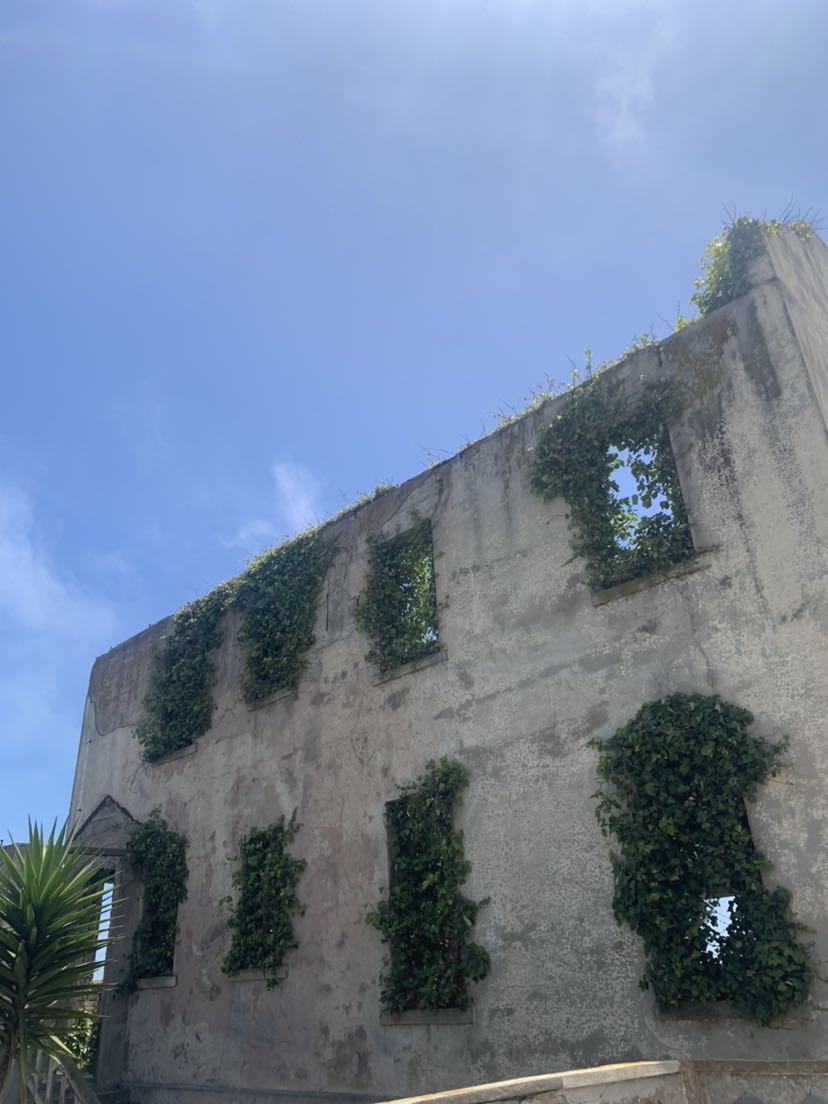
#> input picture Proj3/Benchmarks/Custom/IMG_1738.JPG, 828 x 1104 px
$ python -i gen_hybrid_image.py   (imports and definitions only)
#> lines starting #> are read from the running program, lines starting #| are printed output that depends on the picture
import matplotlib.pyplot as plt
import numpy as np
import fft
import cv2
import gaussian
import conv
from scipy import misc
import skimage

sharpen = np.array([[0, -1, 0],
                    [-1, 5, -1],
                    [0, -1, 0]])

outline = np.array([[-1, -1, -1],
                    [-1, 8, -1],
                    [-1, -1, -1]])

random = np.array([[0, 0, 0],
                   [1, 1, 0],
                   [0, 0, 0]])

emboss = np.array([[-2, -1, 0],
                   [-1, 1, 1],
                   [0, 1, 2]])

blur = np.array([[0.0625, 0.125, 0.0625],
                 [0.125, 0.25, 0.125],
                 [0.0625, 0.125, 0.0625]])
lowpass = np.array([[1/9, 1/9, 1/9],
                    [1/9, 1/9, 1/9],
                    [1/9, 1/9, 1/9]])

laplacian = np.array([[0, 1, 0],
                      [1, -4, 1],
                      [0, 1, 0]])

highpass = np.array([[-1, -1, -1, -1, -1],
                     [-1, 1, 2, 1, -1],
                     [-1, 2, 4, 2, -1],
                     [-1, 1, 2, 1, -1],
                     [-1, -1, -1, -1, -1]])
SOBEL = np.asarray([[-1, 0, 1],
                    [-2, 0, 2],
                    [-1, 0, 1]])
UNEVEN_SOBEL = np.asarray([[-2, -1, 0, 1, 2],
                           [-4, -2, 0, 2, 4],
                           [-2, -1, 0, 1, 2]])


# [48 lines left out: functions create_hybrid, print_pyramid, not called in this run]

>>> import cv2
>>> picture = cv2.imread('../Proj3/Benchmarks/Custom/IMG_1738.JPG')
#> picture is the input picture: shape (1104, 828, 3); mean B, G, R 152.1, 128.6, 112.7
>>> result = print_pyramid(picture)
#> in print_pyramid, `layer5 = cv2.pyrDown(layer4)`:
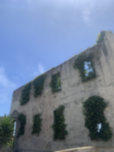
#> layer5: shape (152, 114, 3); mean B, G, R 152.6, 128.9, 112.8

$ run again, on Proj3/Benchmarks/Custom/IMG_1739.JPG
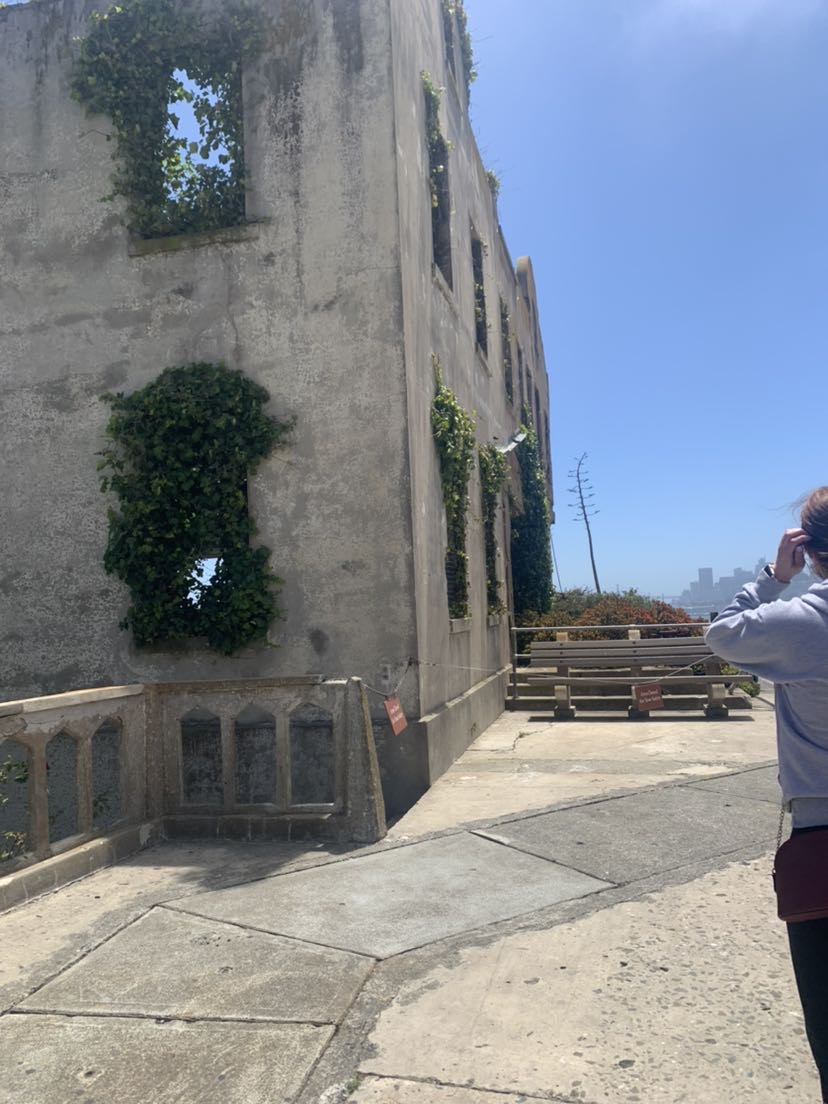
#> input picture Proj3/Benchmarks/Custom/IMG_1739.JPG, 828 x 1104 px
#> picture is the input picture: shape (1104, 828, 3); mean B, G, R 143.6, 135.7, 129.8
#> in print_pyramid, `layer4 = cv2.pyrDown(layer3)`:
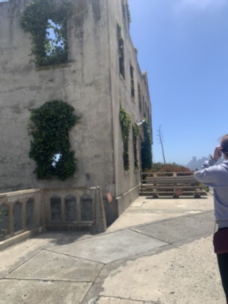
#> layer4: shape (304, 228, 3); mean B, G, R 143.6, 135.6, 129.8
#> in print_pyramid, `layer5 = cv2.pyrDown(layer4)`:
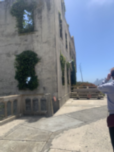
#> layer5: shape (152, 114, 3); mean B, G, R 143.6, 135.6, 129.8

$ run again, on Proj3/Benchmarks/Custom/IMG_1787.JPG
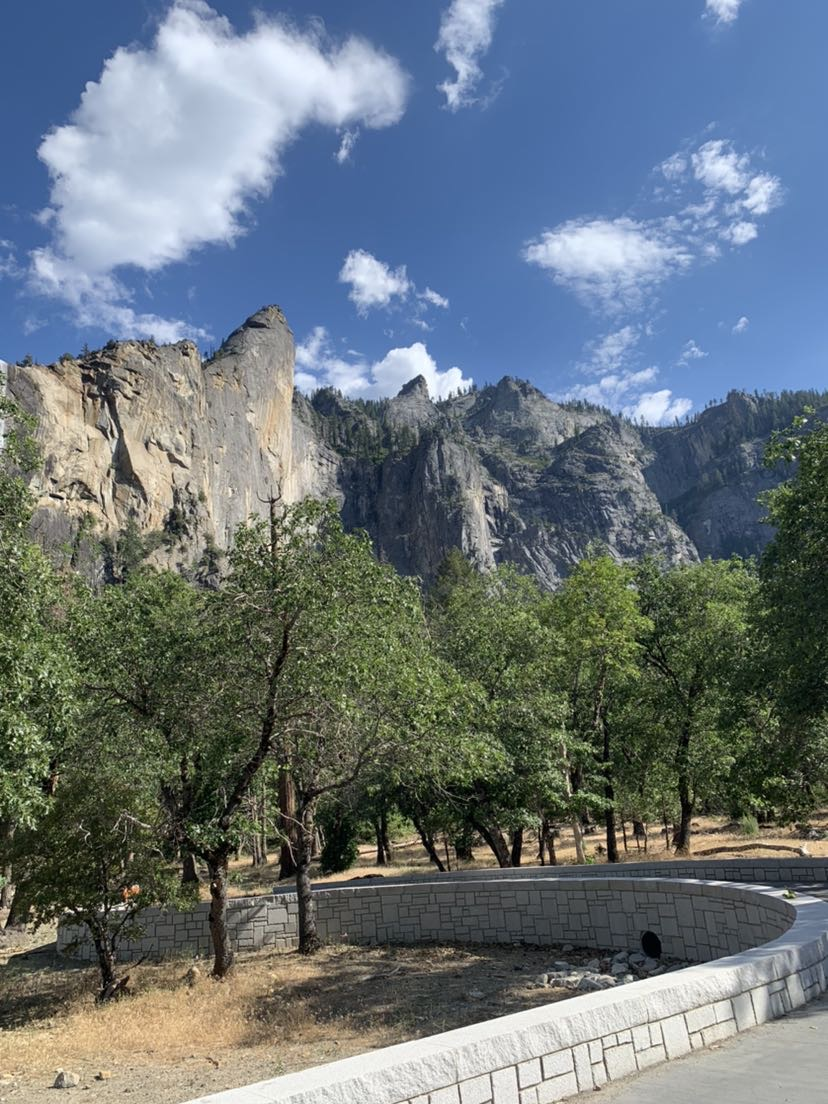
#> input picture Proj3/Benchmarks/Custom/IMG_1787.JPG, 828 x 1104 px
#> picture is the input picture: shape (1104, 828, 3); mean B, G, R 123.5, 117, 105.8
#> in print_pyramid, `layer4 = cv2.pyrDown(layer3)`:
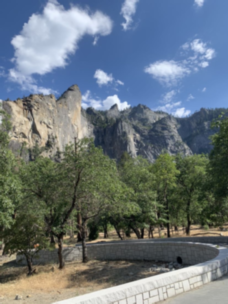
#> layer4: shape (304, 228, 3); mean B, G, R 123.5, 117, 105.7
#> in print_pyramid, `layer5 = cv2.pyrDown(layer4)`:
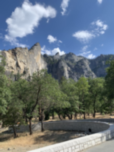
#> layer5: shape (152, 114, 3); mean B, G, R 123.4, 116.9, 105.5

$ run again, on Proj3/Benchmarks/Custom/IMG_1788.JPG
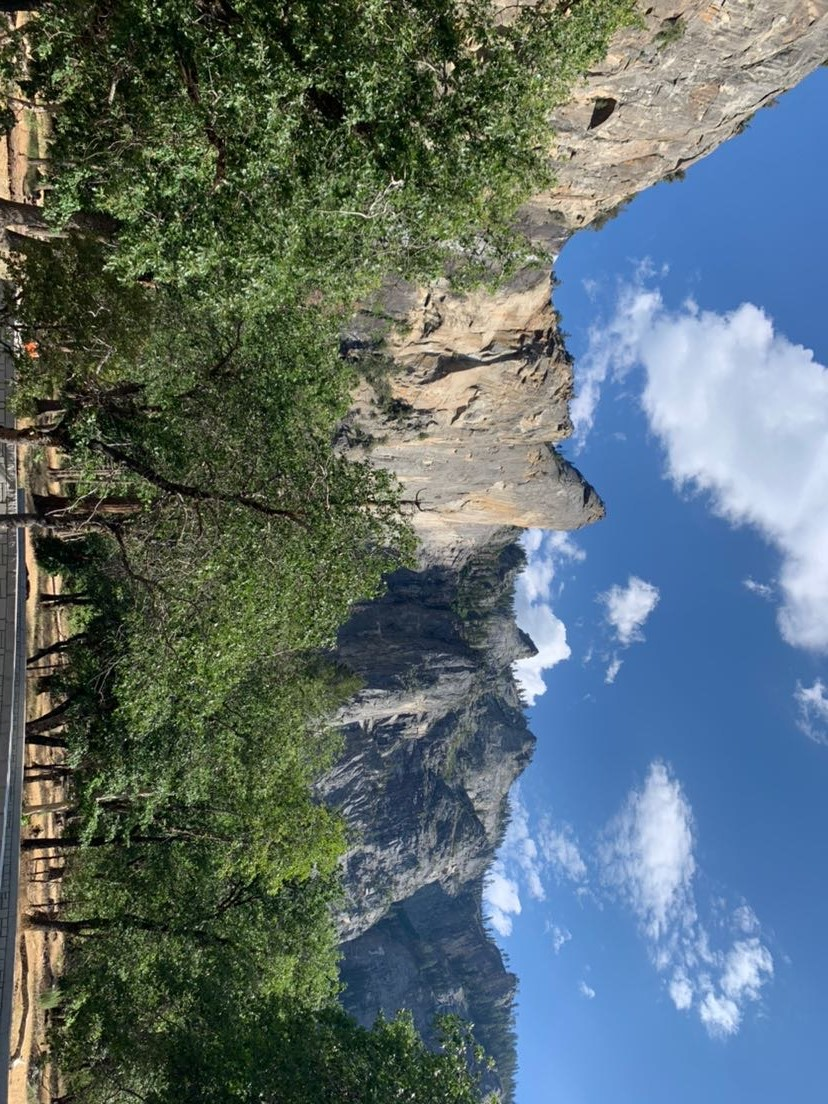
#> input picture Proj3/Benchmarks/Custom/IMG_1788.JPG, 828 x 1104 px
#> picture is the input picture: shape (1104, 828, 3); mean B, G, R 111.1, 108.5, 92
#> in print_pyramid, `layer4 = cv2.pyrDown(layer3)`:
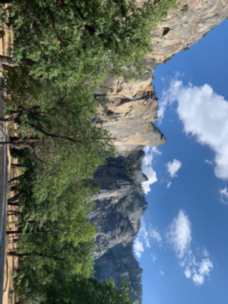
#> layer4: shape (304, 228, 3); mean B, G, R 110.9, 108.4, 91.9
#> in print_pyramid, `layer5 = cv2.pyrDown(layer4)`:
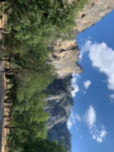
#> layer5: shape (152, 114, 3); mean B, G, R 110.6, 108.2, 91.9
